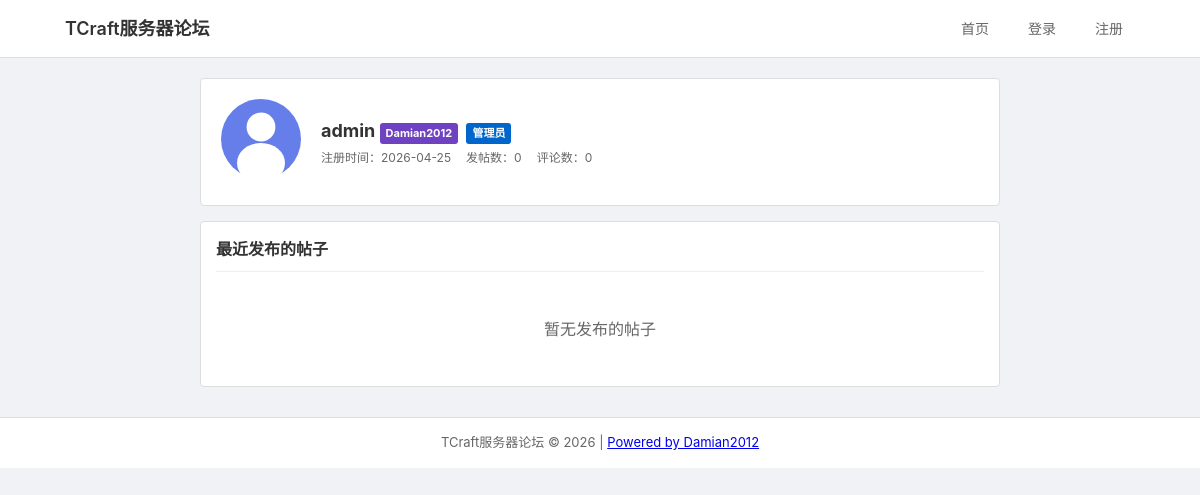
The app's page /auth/profile/admin with its own data.
### app/models.py (models this page shows, shortened)
class SiteConfig(db.Model):
    id = db.Column(db.Integer, primary_key=True)
    site_name = db.Column(db.String(100), default='TCraft服务器论坛')
    max_post_length = db.Column(db.Integer, default=5000)
    max_comment_length = db.Column(db.Integer, default=1000)
    content_preview_length = db.Column(db.Integer, default=300)
    allow_change_username = db.Column(db.Boolean, default=True)
    allow_change_password = db.Column(db.Boolean, default=True)
    allow_upload_avatar = db.Column(db.Boolean, default=True)
    allow_set_title = db.Column(db.Boolean, default=True)
    require_access_verify = db.Column(db.Boolean, default=False)
    access_token = db.Column(db.String(64), default=lambda: secrets.token_hex(32))
    created_at = db.Column(db.DateTime, default=datetime.utcnow)
    updated_at = db.Column(db.DateTime, default=datetime.utcnow)
    @staticmethod
    def get_config():
        config = SiteConfig.query.first()
        if not config:
            config = SiteConfig()
            db.session.add(config)
            db.session.commit()
        return config

class User(UserMixin, db.Model):
    id = db.Column(db.Integer, primary_key=True)
    username = db.Column(db.String(64), index=True, unique=True)
    email = db.Column(db.String(120), index=True, unique=True)
    password_hash = db.Column(db.String(128))
    avatar = db.Column(db.String(200), default='default_avatar.svg')
    signature = db.Column(db.String(200))
    title = db.Column(db.String(50))
    is_admin = db.Column(db.Boolean, default=False)
    is_banned = db.Column(db.Boolean, default=False)
    created_at = db.Column(db.DateTime, default=datetime.utcnow)
    posts = db.relationship('Post', backref='author', lazy='dynamic')
    comments = db.relationship('Comment', backref='author', lazy='dynamic')

### app/routes/auth.py (the view)
@auth.route('/profile/<username>')
def profile(username):
    user = User.query.filter_by(username=username).first_or_404()
    posts = user.posts.order_by(Post.created_at.desc()).limit(10).all()
    return render_template('auth/profile.html', user=user, posts=posts)

### app/templates/auth/profile.html (shortened to what this page needs)
{% extends "base.html" %}
{% block content %}
<div class="profile-container">
    <div class="profile-header">
        <div class="profile-avatar">
            <img src="{{ url_for('static', filename=user.avatar) }}" alt="{{ user.username }}">
        </div>
        <div class="profile-info">
            <h1>{{ user.username }}
                {% if user.title %}<span class="badge badge-title">{{ user.title }}</span>{% endif %}
                {% if user.is_admin %}<span class="badge badge-admin">管理员</span>{% endif %}
            </h1>
            <div class="profile-meta">
                <span>注册时间：{{ user.created_at.strftime('%Y-%m-%d') }}</span>
                <span>发帖数：{{ user.posts.count() }}</span>
                <span>评论数：{{ user.comments.count() }}</span>
            </div>
        </div>
    </div>
    <div class="profile-content">
        <h2>最近发布的帖子</h2>
        <div class="post-list">
            {% if not posts %}
            <div class="empty-state">
                <p>暂无发布的帖子</p>
            </div>
            {% endif %}
        </div>
    </div>
</div>
{% endblock %}

### app/templates/base.html (shortened to what this page needs)
<!DOCTYPE html>
<html lang="zh-CN">
<head>
    <link rel="stylesheet" href="{{ url_for('static', filename='css/style.css') }}">
</head>
<body>
    <nav class="navbar">
        <div class="nav-container">
            <a href="{{ url_for('main.index') }}" class="nav-brand">{{ site_name }}</a>
            <div class="nav-menu">
                <a href="{{ url_for('main.index') }}" class="nav-link">首页</a>
                {% if current_user.is_authenticated %}
                    {% if current_user.is_banned %}
                    <span class="nav-link banned-tag">已封禁</span>
                    {% else %}
                    <a href="{{ url_for('forum.create_post') }}" class="nav-link">发帖</a>
                    {% endif %}
                    {% if current_user.is_admin %}
                    <a href="{{ url_for('forum.admin') }}" class="nav-link">后台</a>
                    {% endif %}
                    <div class="nav-user">
                        <a href="{{ url_for('auth.profile', username=current_user.username) }}" class="nav-link">{{ current_user.username }}</a>
                        <a href="{{ url_for('auth.logout') }}" class="nav-link">退出</a>
                    </div>
                {% else %}
                    <a href="{{ url_for('auth.login') }}" class="nav-link">登录</a>
                    <a href="{{ url_for('auth.register') }}" class="nav-link">注册</a>
                {% endif %}
            </div>
        </div>
    </nav>
    <div class="container">
        {% block content %}{% endblock %}
    </div>
    <footer class="footer">
        <div class="container">
            <p>{{ site_name }} &copy; {{ current_year }} | <a href="https://github.com/Damianjiang/luntan" target="_blank">Powered by Damian2012</a></p>
        </div>
    </footer>
</body>
</html>

### app/static/css/style.css (style rules this page uses)
* { margin: 0; padding: 0; box-sizing: border-box; }
body { font-family: -apple-system, BlinkMacSystemFont, 'Segoe UI', Roboto, sans-serif; background: #f0f2f5; color: #333; line-height: 1.5; }
.container { max-width: 1100px; margin: 0 auto; padding: 0 15px; }
.navbar { background: #fff; border-bottom: 1px solid #ddd; padding: 12px 0; }
.nav-container { max-width: 1100px; margin: 0 auto; padding: 0 15px; display: flex; justify-content: space-between; align-items: center; }
.nav-brand { font-size: 18px; font-weight: 600; color: #333; text-decoration: none; }
.nav-menu { display: flex; align-items: center; gap: 15px; }
.nav-link { color: #666; text-decoration: none; padding: 6px 12px; font-size: 14px; }
.post-list { display: flex; flex-direction: column; gap: 8px; }
.badge { display: inline-block; padding: 2px 6px; border-radius: 3px; font-size: 11px; margin-right: 4px; }
.badge-admin { background: #0066cc; color: white; }
.badge-title { background: #6f42c1; color: white; }
.profile-container { max-width: 800px; margin: 20px auto; }
.profile-header { background: #fff; padding: 20px; border-radius: 4px; display: flex; align-items: center; gap: 20px; margin-bottom: 15px; border: 1px solid #ddd; }
.profile-avatar img { width: 80px; height: 80px; border-radius: 4px; object-fit: cover; }
.profile-info h1 { font-size: 18px; margin-bottom: 5px; }
.profile-meta { display: flex; gap: 15px; font-size: 12px; color: #666; }
.profile-content { background: #fff; padding: 15px; border-radius: 4px; border: 1px solid #ddd; }
.profile-content h2 { font-size: 16px; margin-bottom: 15px; padding-bottom: 10px; border-bottom: 1px solid #eee; }
.empty-state { text-align: center; padding: 30px; color: #666; }
.footer { background: #fff; border-top: 1px solid #ddd; text-align: center; padding: 15px; margin-top: 30px; font-size: 13px; color: #666; }

### records on screen
SiteConfig: site_name "TCraft服务器论坛"
User: avatar (placeholder picture), username "admin", title "Damian2012", created_at "2026-04-25"

### other values on screen
{{ user.posts.count() }} "0"
{{ user.comments.count() }} "0"
